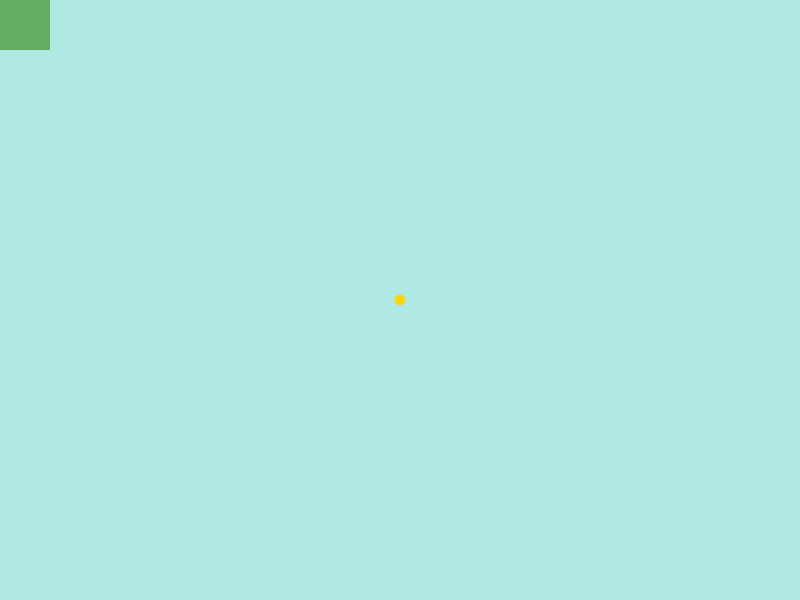
Frame 1 (no input)
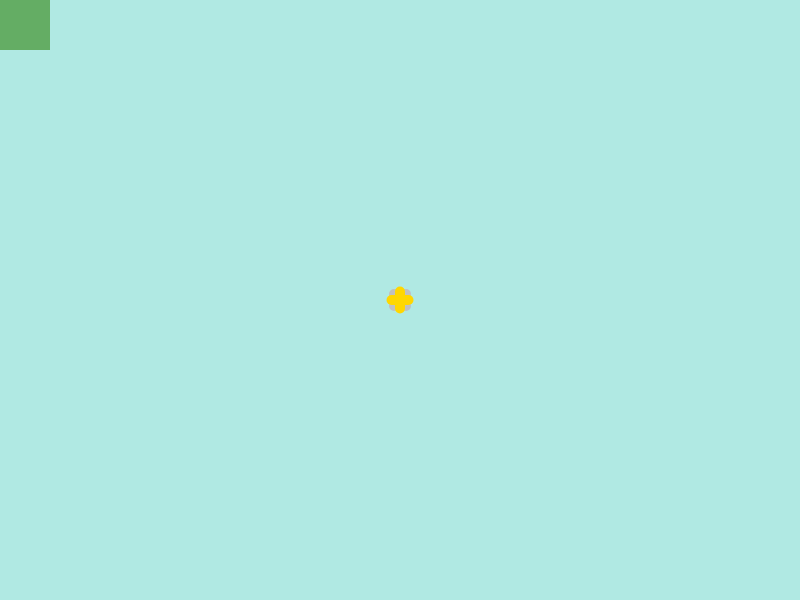
Frame 60 (no input)
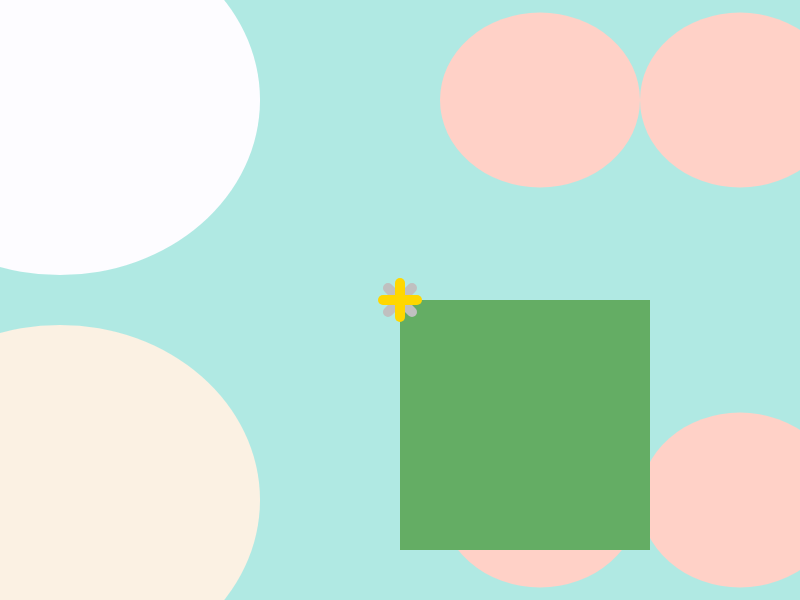
Frame 120 (the mouse pressed at the canvas centre since frame 60)

The p5.js sketch that drew these frames (run headless with seeded random() and noise() and a simulated clock; from frame 60 on, the mouse is pressed at the canvas centre):

// p5.js sketch
// ── sketch.js
function setup() {
  createCanvas( 800, 600 );
}
//setup of initial values global
let height = .4;
let length = .2;
let boxSize = 0;
let ellipseHeight = 0;
let rotation = 0;
let locationX = 0;
let locationXX = 800;
let locationY = 0;
let lineP = 0;
let lineN = 0;
function draw() {
//remove cursor
  noCursor();
//set background at every frame
  background( 'rgb(176, 233, 227)' );
//add value to variables
//set ellipse height to mouse x location with respect to width of canvas
  ellipseHeight = mouseX - 50;
//set box size to Mouse location of y axis
  boxSize = mouseY - 50;
//set ratation to mousex / mousey
  rotation = mouseX / mouseY;
//set the locationX direction to move right on the x-axis
  locationX = locationX + .5;
//set the locationxx direction to move left on the x-axis
  locationXX = locationXX - .5;

//****DRAWING SANDBOX****
  push();
//create set of 6 circles to move right on the x axis in white
  strokeWeight(0);
  fill('rgb(253, 252, 255)');
  ellipse(locationX, 100, mouseX, ellipseHeight);
  ellipse((locationX - 300), 100, mouseX, ellipseHeight);
  ellipse((locationX - 600), 100, mouseX, ellipseHeight);
  fill('rgb(251, 241, 227)');
  ellipse(locationX, 500, mouseX, ellipseHeight);
  ellipse((locationX - 300), 500, mouseX, ellipseHeight);
  ellipse((locationX - 600), 500, mouseX, ellipseHeight);
//create a set of 6 smaller circles in brushed pink to move left
  fill('rgb(255, 209, 199)');
  ellipse(locationXX + 200, 100, (mouseX / 2), (ellipseHeight / 2));
  ellipse(locationXX, 100, (mouseX / 2), (ellipseHeight / 2));
  ellipse(locationXX - 200, 100, (mouseX / 2), (ellipseHeight / 2));
  ellipse(locationXX + 200, 500, (mouseX / 2), (ellipseHeight / 2));
  ellipse(locationXX, 500, (mouseX / 2), (ellipseHeight / 2));
  ellipse(locationXX - 200, 500, (mouseX / 2), (ellipseHeight / 2));
  pop();
//set lineX lineXX lineXXX to grow
  lineP = lineP + .1;
//set lineN to shrink
  lineN = lineN - .1;
//box shape grean to move with the mouse and change size baset on the mouse location
    fill('rgb(100,173,100)');
    strokeWeight(0);
    rect(mouseX, mouseY, boxSize, boxSize,);
//create lines to grow from middle of canvas in push pop
  push();
//center the canvas
  translate(400, 300);
//create the lines in a star pattern
  stroke('rgb(192,192,192)');
  strokeWeight(10);
  line(lineN, lineN, lineP, lineP);
  line(lineN, lineP, lineP, lineN);
  stroke('rgb(255,215,0)');
//rotate canvas 45 degrees
  rotate(radians(45));
  line(lineN, lineN, lineP, lineP);
  line(lineN, lineP, lineP, lineN);
  pop();


}
